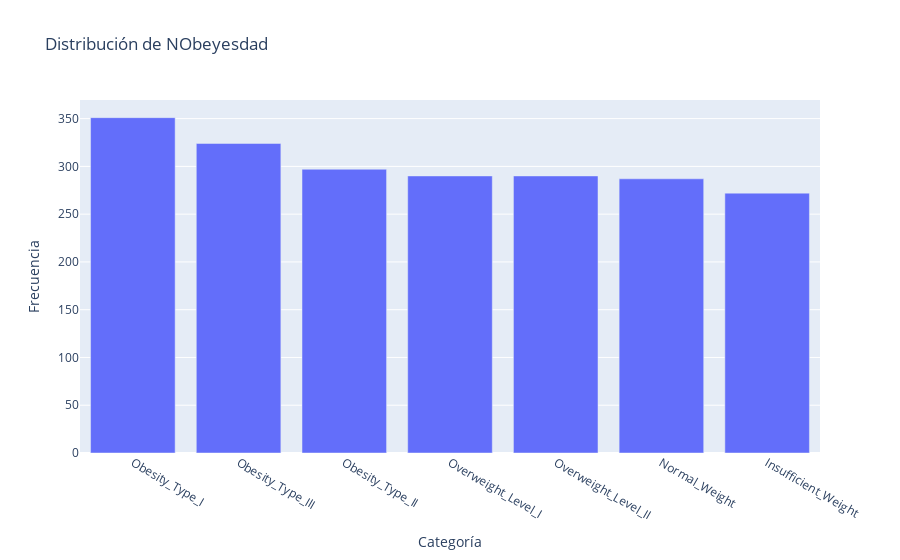

The notebook cell saved with this chart:
### Markdown cell above
A continuación se procede a analizar la distribución del target `NObeyesdad`, con el fin de comprender el balance entre las clases y evaluar posibles implicaciones para el modelado.

### Code cell
df_counts = df_clasificacion["NObeyesdad"].value_counts()

fig = px.bar( 
    x=df_counts.index, 
    y=df_counts.values, 
    labels={"x": "Categoría", "y": "Frecuencia"}, 
    title="Distribución de NObeyesdad"
)

fig.show()

### Figure 1 — Plotly figure (JSON) as saved in the notebook; plotly's stock layout.template omitted (floating-point values rounded to 4 significant figures)
{"data": [{"hovertemplate": "Categoría=%{x}<br>Frecuencia=%{y}<extra></extra>", "legendgroup": "", "marker": {"color": "#636efa", "pattern": {"shape": ""}}, "name": "", "orientation": "v", "showlegend": false, "textposition": "auto", "type": "bar", "x": ["Obesity_Type_I", "Obesity_Type_III", "Obesity_Type_II", "Overweight_Level_I", "Overweight_Level_II", "Normal_Weight", "Insufficient_Weight"], "xaxis": "x", "y": [351, 324, 297, 290, 290, 287, 272], "yaxis": "y"}], "layout": {"barmode": "relative", "legend": {"tracegroupgap": 0}, "title": {"text": "Distribución de NObeyesdad"}, "xaxis": {"anchor": "y", "domain": [0, 1], "title": {"text": "Categoría"}}, "yaxis": {"anchor": "x", "domain": [0, 1], "title": {"text": "Frecuencia"}}}}
